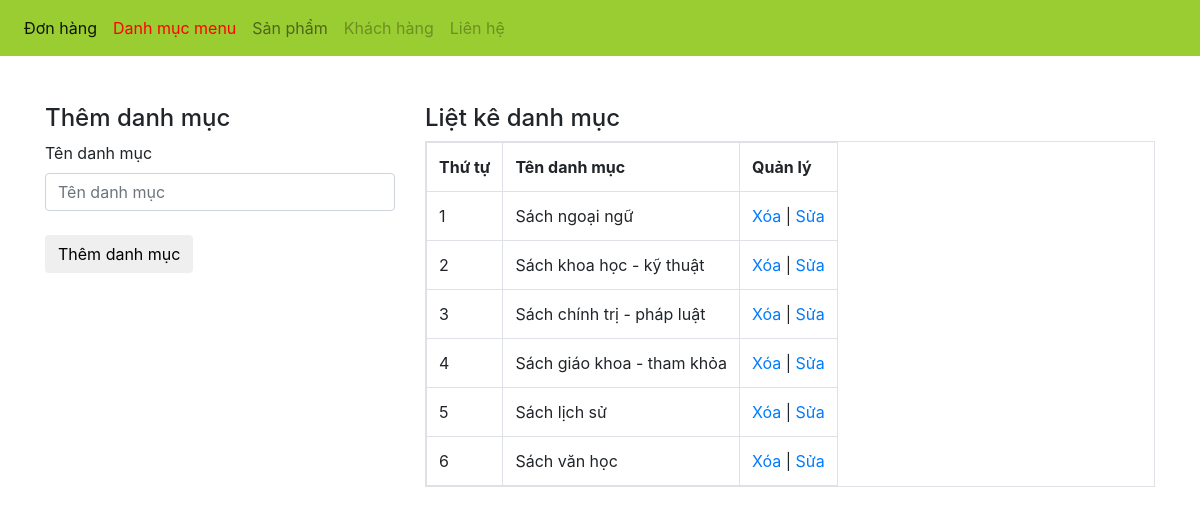
Page /admin/xulydanhmuc.php on the committed database.
### tables this page shows
CREATE TABLE `danhmuc` (
  `dm_id` int(11) NOT NULL,
  `dm_name` varchar(255) NOT NULL
);

### admin/xulydanhmuc.php (the view, shortened to what this page needs)
<?php
include('../db/connect.php');
?>
<!DOCTYPE html>
<html>
<head>
<link href="../css/bootstrap.css" rel="stylesheet" type="text/css" media="all" />
</head>
<body>
<nav class="navbar navbar-expand-lg navbar-light bg-light">
    <div class="collapse navbar-collapse" id="navbarNav">
        <ul class="navbar-nav">
        <li class="nav-item active">
            <a class="nav-link" href="xulydonhang.php">Đơn hàng <span class="sr-only">(current)</span></a>
        </li>
        <li class="nav-item">
            <a class="nav-link" href="xulydanhmuc.php" style="color:red">Danh mục menu</a>
        </li>
        <li class="nav-item">
            <a class="nav-link" href="xulysanpham.php">Sản phẩm</a>
        </li>
        <li class="nav-item">
            <a class="nav-link disabled" href="xulykhachhang.php">Khách hàng</a>
        </li>
        <li class="nav-item">
            <a class="nav-link disabled" href="xulylienhe.php">Liên hệ</a>
        </li>
        </ul>
    </div>
    </nav><br> <br>
    <div class="container">
        <div class="row">
            <?php
            if(isset($_GET['quanly'])=='capnhat'){
                $id_capnhat=$_GET['id'];
                $sql_capnhat=mysqli_query($mysqli,"select * from danhmuc where dm_id='$id_capnhat'");
                $row_capnhat=mysqli_fetch_array($sql_capnhat);
                ?>
                <div class="col-md-4">
                <h4>Cập nhật danh mục</h4>
                <label>Tên danh mục</label>
                <form action="" method="POST">
                    <input type="text" class="form-control" name="danhmuc" value="<?php echo $row_capnhat['dm_name'] ?>"><br>
                    <input type="hidden" class="form-control" name="id_danhmuc" value="<?php echo $row_capnhat['dm_id'] ?>">
                    <input type="submit" name="capnhatdanhmuc" value="Cập nhật danh mục" class="btn btn-default">
                </form>
                </div>
            <?php
            }else{
                ?>
                <div class="col-md-4">
                <h4>Thêm danh mục</h4>
                <label>Tên danh mục</label>
                <form action="" method="POST">
                    <input type="text" class="form-control" name="danhmuc" placeholder="Tên danh mục"><br>
                    <input type="submit" name="themdanhmuc" value="Thêm danh mục" class="btn btn-default">
                </form>
            </div>
            <?php
            }
            ?>
            <div class="col-md-8">
            <h4>Liệt kê danh mục</h4>
            <?php
            $sql_select=mysqli_query($mysqli,"select * from danhmuc order by dm_id desc")
            ?>
            <table class="table table-responsive table-bordered ">
                <tr>
                    <th>Thứ tự</th>
                    <th>Tên danh mục</th>
                    <th>Quản lý</th>
                </tr>
                <?php
                $i=0;
                while($row_danhmuc=mysqli_fetch_array($sql_select)){
                    $i++;
                ?>
                <tr>
                    <td><?php echo $i ?></td>
                    <td><?php echo $row_danhmuc['dm_name'] ?></td>
                    <td><a href="?xoa=<?php echo $row_danhmuc['dm_id'] ?>">Xóa</a> | <a href="?quanly=capnhat&id=<?php echo $row_danhmuc['dm_id'] ?>">Sửa</a></td>
                </tr>
                <?php
                }
                ?>
            </table>
            </div>
        </div>
    </div>
</body>
</html>

### rows in the picture
danhmuc: dm_name "Sách ngoại ngữ"
danhmuc: dm_name "Sách khoa học - kỹ thuật"
danhmuc: dm_name "Sách chính trị - pháp luật"
danhmuc: dm_name "Sách giáo khoa - tham khỏa"
danhmuc: dm_name "Sách lịch sử"
danhmuc: dm_name "Sách văn học"
